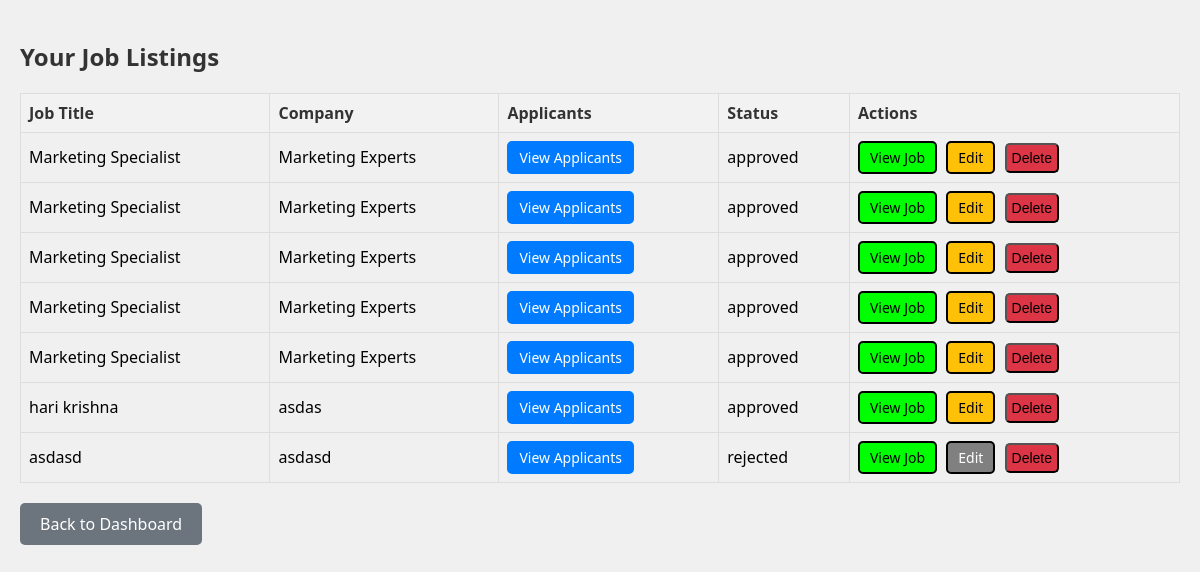
Screenshot of /Authentication/your_job.php (signed in) with the database file from the repository.
### tables this page shows
CREATE TABLE `jobs` (
  `id` int(11) NOT NULL,
  `user_id` int(11) NOT NULL,
  `job_title` varchar(255) NOT NULL,
  `job_description` text NOT NULL,
  `company_name` varchar(255) NOT NULL,
  `email` varchar(255) NOT NULL,
  `location` varchar(255) NOT NULL,
  `employment_type` varchar(255) NOT NULL,
  `salary` varchar(255) DEFAULT NULL,
  `required_experience` varchar(255) DEFAULT NULL,
  `education_level` varchar(255) DEFAULT NULL,
  `skills` text DEFAULT NULL,
  `application_deadline` date DEFAULT NULL,
  `benefits` text DEFAULT NULL,
  `company_overview` text DEFAULT NULL,
  `contact_information` text DEFAULT NULL,
  `category_name` varchar(255) NOT NULL,
  `status` enum('pending','approved','rejected') NOT NULL DEFAULT 'pending',
  `created_at` timestamp NOT NULL DEFAULT current_timestamp(),
  `updated_at` timestamp NOT NULL DEFAULT current_timestamp() ON UPDATE current_timestamp(),
  `del` varchar(5) DEFAULT 'false'
);

### Authentication/your_job.php (the view, shortened to what this page needs)
<?php
$servername = "localhost";
$username = "root";
$password = "";
$dbname = "oddjob";
$conn = new mysqli($servername, $username, $password, $dbname);
$user_id = $_SESSION['email'];
$jobs_query = "SELECT * FROM jobs WHERE email = '$user_id' AND del = 'false'";
$jobs_result = $conn->query($jobs_query);
?>
<!DOCTYPE html>
<html lang="en">
<head>
</head>
<body>
<main>
    <h2>Your Job Listings</h2>
    <?php if ($jobs_result && $jobs_result->num_rows > 0): ?>
        <table>
            <thead>
            <tr>
                <th>Job Title</th>
                <th>Company</th>
                <th>Applicants</th>
                <th>Status</th>
                <th>Actions</th>
            </tr>
            </thead>
            <tbody>
            <?php while ($job = $jobs_result->fetch_assoc()): ?>
                <tr>
                    <td><?php echo $job['job_title']; ?></td>
                    <td><?php echo $job['company_name']; ?></td>
                    <td>
                        <a href="./applicant.php?job_id=<?php echo $job['id']; ?>" class="applicants-link">View Applicants</a>
                    </td>
                    <td><?php echo $job['status']; ?></td>
                    <td>
                        <a href="./job_details.php?job_id=<?php echo $job['id']; ?>" target="_blank" id="view">View Job</a>
                        <?php if($job['status']=="approved"){
                            $jj = $job['id'];
                            echo '<a href="./edit_job.php?job_id=' . $jj . '" class="edit-btn" >Edit</a>';
                        }
                        else
                        {
                            echo '<a class="edit-btn" style = "background-color: gray;color: white;" onclick="alert(\'Rejected jobs cannot be edited\'); return false;">Edit</a>';
                        }
                        ?>
                        <form action="" method="POST" style="display: inline;">
                            <button type="submit" class="delete-btn" onclick="return confirm('Are you sure you want to delete this job?');">Delete</button>
                        </form>
                    </td>
                </tr>
            <?php endwhile; ?>
            </tbody>
        </table>
    <?php else: ?>
        <p>No jobs posted yet.</p>
    <?php endif; ?>
    <a href="./dashboard.php" class="back-button">Back to Dashboard</a>
</main>
</body>
</html>

### Authentication/your_job.php (style rules this page uses)
body { font-family: 'Segoe UI', Tahoma, Geneva, Verdana, sans-serif; background-color: #f0f0f0; margin: 0; padding: 20px; }
h2, h3 { color: #333333; }
table { width: 100%; border-collapse: collapse; margin-top: 20px; }
table th, table td { border: 1px solid #dddddd; padding: 8px; text-align: left; }
table th { background-color: #f2f2f2; color: #333333; }
table td { vertical-align: middle; }
table td a { text-decoration: none; padding: 5px 10px; border-radius: 5px; font-size: 14px; display: inline-block; margin-right: 5px; transition: background-color 0.3s ease; }
#view { background-color: lime; color: black; border: 2px solid black; }
table td a.edit-btn { background-color: #ffc107; color: black; border: 2px solid black; }
.delete-btn { background-color: #dc3545; text-decoration: none; padding: 5px 5px; border-radius: 5px; font-size: 14px; display: inline-block; margin-right: 5px; transition: background-color 0.3s ease; }
.applicants-link { background-color: #007bff; color: white; border: 2px solid #007bff; }
.back-button { background-color: #6c757d; color: white; border: none; padding: 10px 20px; text-decoration: none; border-radius: 5px; font-size: 16px; transition: background-color 0.3s ease; display: block; width: fit-content; margin-top: 20px; }

### rows the page displays
jobs: job_title "Marketing Specialist", company_name "Marketing Experts", status "approved"
jobs: job_title "Marketing Specialist", company_name "Marketing Experts", status "approved"
jobs: job_title "Marketing Specialist", company_name "Marketing Experts", status "approved"
jobs: job_title "Marketing Specialist", company_name "Marketing Experts", status "approved"
jobs: job_title "Marketing Specialist", company_name "Marketing Experts", status "approved"
jobs: job_title "hari krishna", company_name "asdas", status "approved"
jobs: job_title "asdasd", company_name "asdasd", status "rejected", shows "Edit"
